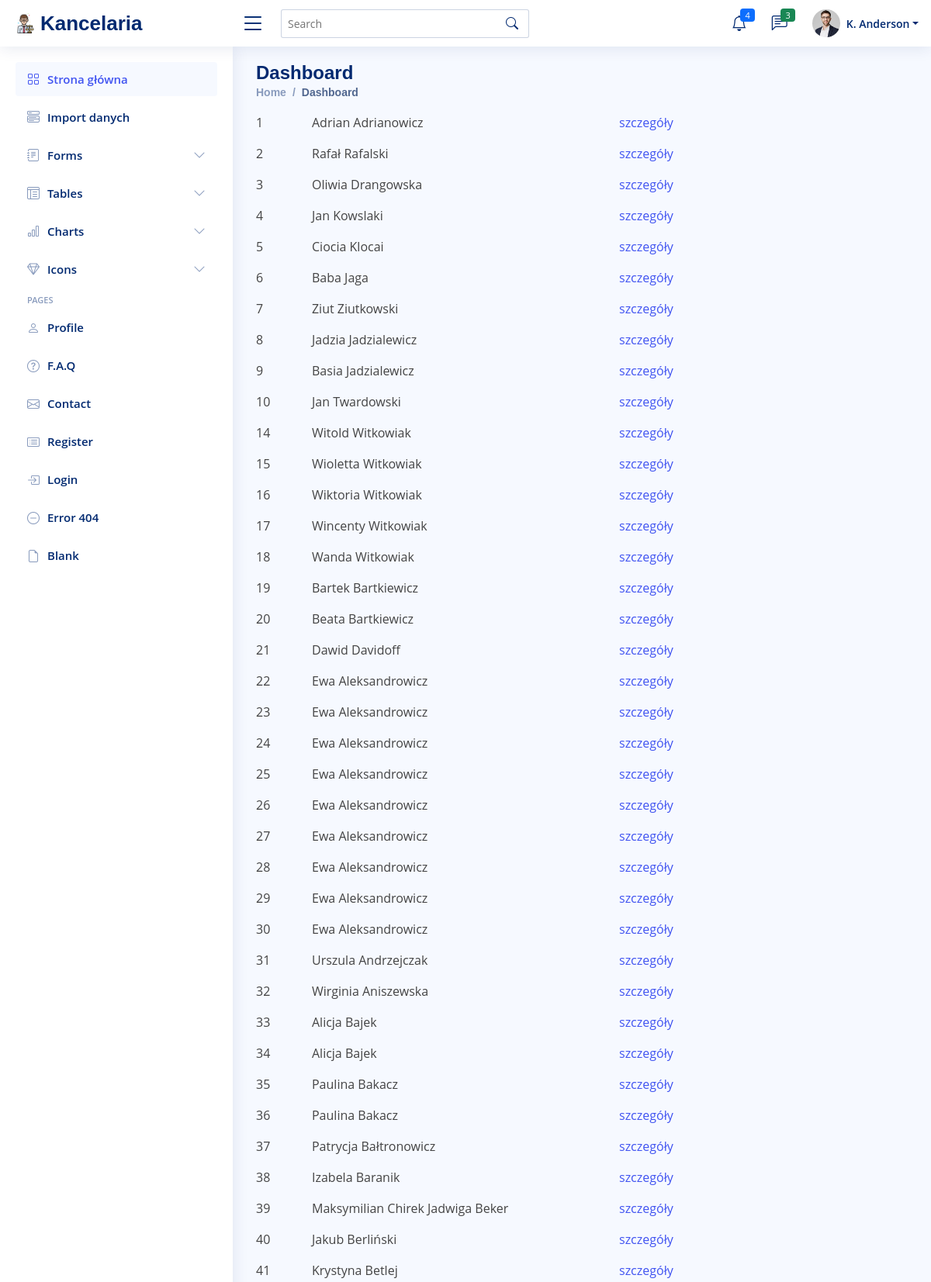
The page / (upper part) on the database its author committed.
### register/models.py (models this page shows)
class Person(models.Model):
    first_name = models.CharField(max_length=30, null=True, blank=True, verbose_name='imię')
    last_name = models.CharField(max_length=60, verbose_name='nazwisko')
    address = models.CharField(max_length=60, null=True, blank=True, verbose_name='adres')
    phone = models.CharField(max_length=30, null=True, blank=True, verbose_name='numer telefonu')
    date_created = models.DateTimeField(auto_now_add=True)
    note = models.CharField(max_length=30, null=True, blank=True, verbose_name='notatka')
    def __str__(self):
        return f"{self.first_name} {self.last_name}"

### register/views.py (the view)
# urls.py: 2. Add a URL to urlpatterns:  path('', views.home, name='home')
def home(request):
    context = {
        'persons': Person.objects.all()
    }
    return render(request, 'person/list.html', context)

### register/templates/person/list.html
{% extends 'base.html' %}
{% block content %}
{% for p in persons %}
<div class="row">
  <div class="col-1"><p>{{ p.id }}</p></div>
  <div class="col"><p>{{ p }}</p></div>
  <div class="col"><a href="{% url 'register:person' p.id  %}" class="p"> szczegóły </a></div>
</div>
{% endfor %}
{% endblock %}

### register/static/css/style.css (style rules this page uses)
:root { scroll-behavior: smooth; }
body { font-family: "Open Sans", sans-serif; background: #f6f9ff; color: #444444; }

### rows shown on the page
Person: id "1", first_name+last_name "Adrian Adrianowicz"
Person: id "2", first_name+last_name "Rafał Rafalski"
Person: id "3", first_name+last_name "Oliwia Drangowska"
Person: id "4", first_name+last_name "Jan Kowslaki"
Person: id "5", first_name+last_name "Ciocia Klocai"
Person: id "6", first_name+last_name "Baba Jaga"
Person: id "7", first_name+last_name "Ziut Ziutkowski"
Person: id "8", first_name+last_name "Jadzia Jadzialewicz"
Person: id "9", first_name+last_name "Basia Jadzialewicz"
Person: id "10", first_name+last_name "Jan Twardowski"
Person: id "14", first_name+last_name "Witold Witkowiak"
Person: id "15", first_name+last_name "Wioletta Witkowiak"
Person: id "16", first_name+last_name "Wiktoria Witkowiak"
Person: id "17", first_name+last_name "Wincenty Witkowiak"
Person: id "18", first_name+last_name "Wanda Witkowiak"
Person: id "19", first_name+last_name "Bartek Bartkiewicz"
Person: id "20", first_name+last_name "Beata Bartkiewicz"
Person: id "21", first_name+last_name "Dawid Davidoff"
Person: id "22", first_name+last_name "Ewa Aleksandrowicz"
Person: id "23", first_name+last_name "Ewa Aleksandrowicz"
Person: id "24", first_name+last_name "Ewa Aleksandrowicz"
Person: id "25", first_name+last_name "Ewa Aleksandrowicz"
Person: id "26", first_name+last_name "Ewa Aleksandrowicz"
Person: id "27", first_name+last_name "Ewa Aleksandrowicz"
Person: id "28", first_name+last_name "Ewa Aleksandrowicz"
Person: id "29", first_name+last_name "Ewa Aleksandrowicz"
Person: id "30", first_name+last_name "Ewa Aleksandrowicz"
Person: id "31", first_name+last_name "Urszula Andrzejczak"
Person: id "32", first_name+last_name "Wirginia Aniszewska"
Person: id "33", first_name+last_name "Alicja Bajek"
Person: id "34", first_name+last_name "Alicja Bajek"
Person: id "35", first_name+last_name "Paulina Bakacz"
Person: id "36", first_name+last_name "Paulina Bakacz"
Person: id "37", first_name+last_name "Patrycja Bałtronowicz"
Person: id "38", first_name+last_name "Izabela Baranik"
Person: id "39", first_name+last_name "Maksymilian Chirek Jadwiga Beker"
Person: id "40", first_name+last_name "Jakub Berliński"
Person: id "41", first_name+last_name "Krystyna Betlej"
